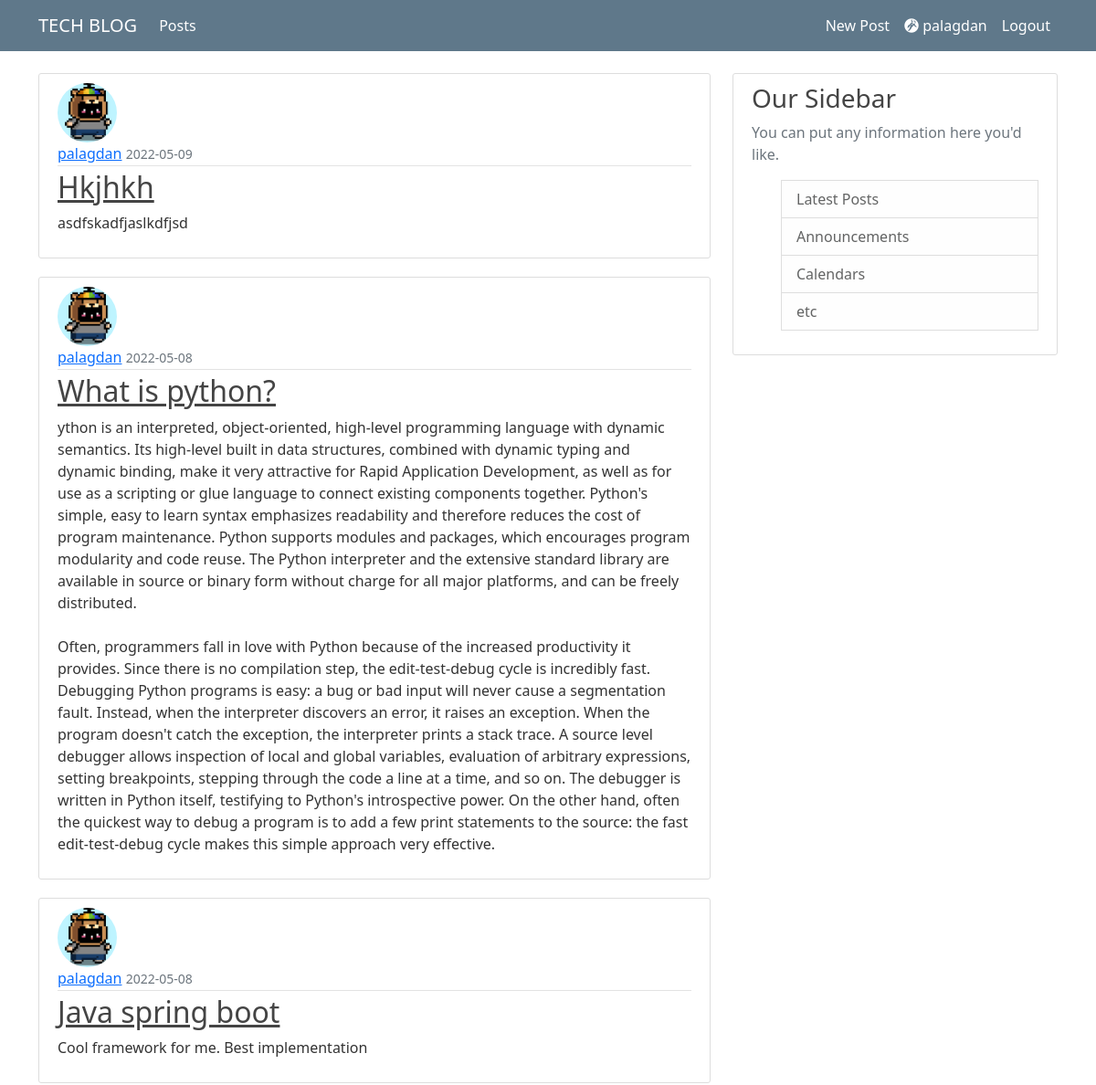
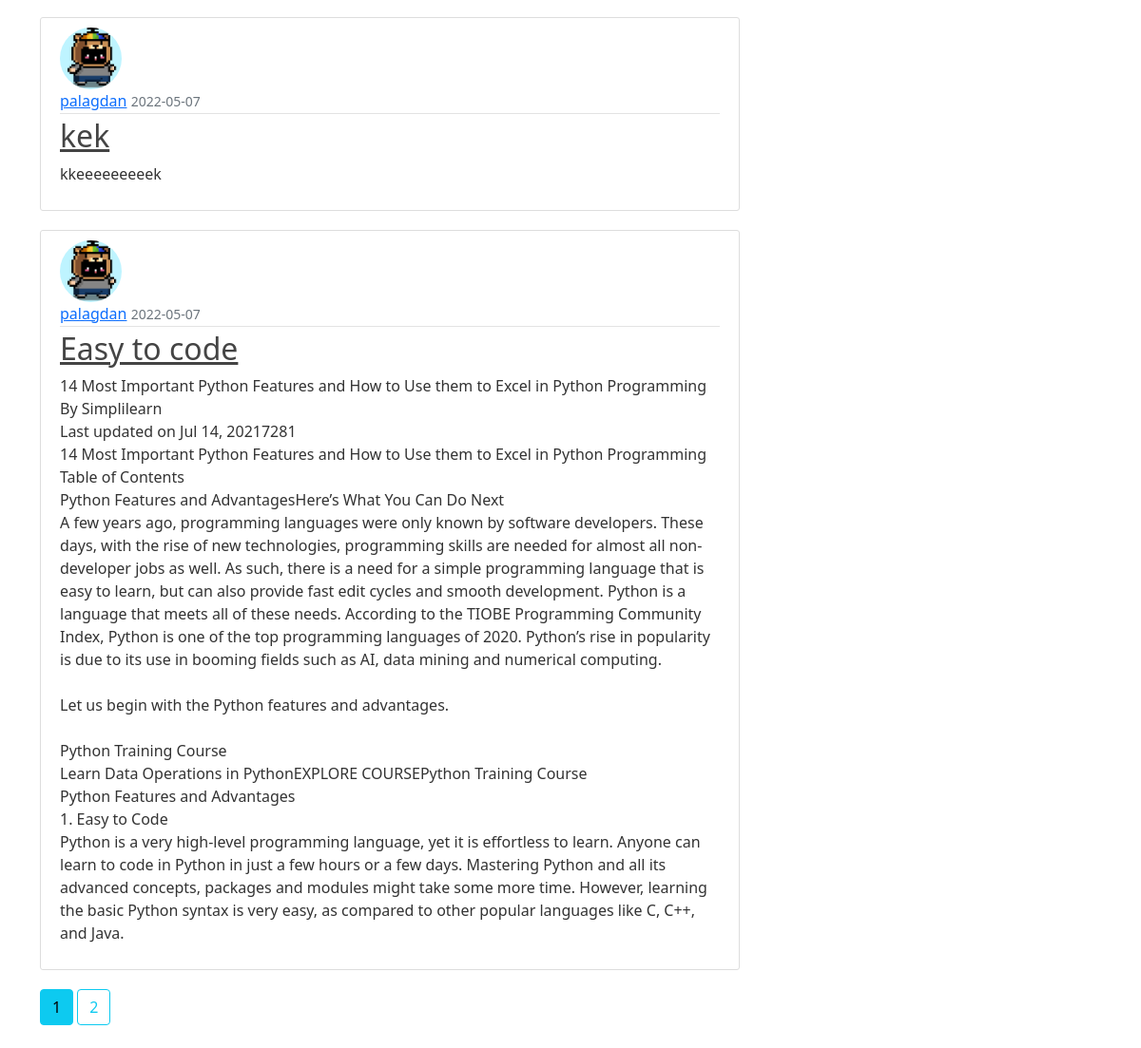
Page /user/palagdan (signed in) on the committed database (2 pictures, top to bottom).
### blog/models.py (models this page shows, shortened)
class User(db.Model, UserMixin):
    id = db.Column(db.Integer(), primary_key=True)
    username = db.Column(db.String(length=30), nullable=False, unique=True)
    email = db.Column(db.String(length=100), nullable=False, unique=True)
    image_file = db.Column(db.String(length=20), nullable=False, default='default.jpg')
    password = db.Column(db.String(length=60), nullable=False)
    posts = db.relationship('Post', backref='author', lazy=True)
    @property
    def passwordHash(self):
        return self.password

class Post(db.Model):
    id = db.Column(db.Integer(), primary_key=True)
    title = db.Column(db.String(length=50), nullable=False)
    content = db.Column(db.String(length=5000), nullable=False)
    date_posted = db.Column(db.DateTime, nullable=False, default=datetime.utcnow)
    owner = db.Column(db.Integer(), db.ForeignKey('user.id'), nullable=False)

### blog/users/routes.py (the view)
@users.route("/user/<string:username>")
@login_required
def username_page(username):
    page = request.args.get('page', 1, type=int)
    user = User.query.filter_by(username=username).first_or_404()
    posts = Post.query.filter_by(author=user) \
        .order_by(Post.date_posted.desc()) \
        .paginate(page=page, per_page=5)
    return render_template('user_posts.html', posts=posts, user=user)

### blog/models.py (called while the page is built)
@login_manager.user_loader
def load_user(user_id):
    return User.query.get(int(user_id))

### blog/templates/user_posts.html (shortened to what this page needs)
{% extends 'based.html' %}
{% block content %}
    {% for post in posts.items %}
        <article class="media content-section">
            <img src="{{ url_for('static', filename='images/' + post.author.image_file) }}" alt="" class="rounded-circle article-img">
            <div class="media-body">
                <div class="article-metadata">
                     <a class="mr-2" href="{{ url_for('users.username_page', username=post.author.username) }}">{{ post.author.username }}</a>
                    <small class="text-muted">{{ post.date_posted.strftime('%Y-%m-%d') }}</small>
                </div>
                <h2><a href="{{ url_for('posts.post', post_id=post.id) }}" class="article-title"> {{ post.title }}</a></h2>
                <p class="article-content"> {{ post.content }}</p>
            </div>
        </article>
        {% endfor %}
        {% for page_num in posts.iter_pages(left_edge=1, right_edge=1,left_current=1,right_current=2) %}
            {% if page_num %}
                {% if posts.page == page_num %}
                    <a href="{{ url_for('users.username_page', username=user.username)}}" class="btn btn-info mb-4">{{ page_num }}</a>
                    {% else %}
                    <a href="{{ url_for('users.username_page', username=user.username)}}" class="btn btn-outline-info mb-4">{{ page_num }}</a>
                    {% endif %}
            {% endif %}
            {% endfor %}
{% endblock %}

### blog/templates/based.html (shortened to what this page needs)
<!doctype html>
<html lang="en">
   <head>
      <link href="https://cdn.jsdelivr.net/npm/bootstrap@5.1.3/dist/css/bootstrap.min.css" rel="stylesheet">
      <link rel="stylesheet" type="text/css" href="{{ url_for('static', filename='main.css') }}">
   </head>
   <body>
      <header class="site-header">
         <nav class="navbar navbar-expand-md navbar-dark bg-steel fixed-top">
            <div class="container">
               <a class="navbar-brand" href="{{ url_for('main.article_page') }}">TECH BLOG</a>
             {% if current_user.is_authenticated %}
               <div class="collapse navbar-collapse" id="navbarNav">
                  <ul class="navbar-nav mr-auto">
                     <li class="nav-item">
                        <a class="nav-link active" aria-current="page" href="{{ url_for('main.article_page') }}">Posts</a>
                     </li>
                  </ul>
               </div>
            {% endif %}
               <div>
                  {% if current_user.is_authenticated %}
                  <ul class="navbar-nav">
                     <li class="nav-item">
                        <a class="nav-link active" aria-current="page" href="{{ url_for('posts.new_post') }}">New Post</a>
                     </li>
                     <li class="nav-item">
                        <a class="nav-link active" href="{{ url_for('users.account') }}">
                        <i class="fa-brands fa-grav"></i>
                        {{ current_user.username }}
                        </a>
                     </li>
                     <li class="nav-item">
                        <a class="nav-link active" aria-current="page" href="{{ url_for('users.logout_page') }}">Logout</a>
                     </li>
                  </ul>
                  {% endif %}
               </div>
            </div>
         </nav>
      </header>
      <main role="main" class="container">
         <div class="row">
            <div class="col-md-8">
                {% block content %} {% endblock %}
            </div>
            <div class="col-md-4">
                <div class="content-section">
                    <h3>Our Sidebar</h3>
                    <p class="text-muted">You can put any information here you'd like.
                        <ul>
                            <li class="list-group-item list-group-item-light">Latest Posts</li>
                            <li class="list-group-item list-group-item-light">Announcements</li>
                            <li class="list-group-item list-group-item-light">Calendars</li>
                            <li class="list-group-item list-group-item-light">etc</li>
                        </ul>
                    </p>
                </div>
            </div>
         </div>
      </main>
   </body>
</html>

### blog/static/main.css (style rules this page uses)
body { background: white; color: #333333; margin-top: 5rem; }
h1, h2, h3, h4, h5, h6 { color: #444444; }
.bg-steel { background-color: #5f788a; }
.site-header .navbar-nav .nav-link { color: #cbd5db; }
.site-header .navbar-nav .nav-link.active { font-weight: 500; }
.content-section { background: #ffffff; padding: 10px 20px; border: 1px solid #dddddd; border-radius: 3px; margin-bottom: 20px; }
.article-title { color: #444444; }
.article-content { white-space: pre-line; }
.article-img { height: 65px; width: 65px; margin-right: 16px; }
.article-metadata { padding-bottom: 1px; margin-bottom: 4px; border-bottom: 1px solid #e3e3e3 }

### rows in the picture
User: username "palagdan"
Post: image_file (picture), author.username "palagdan", date_posted "2022-05-09", title "Hkjhkh", content "asdfskadfjaslkdfjsd"
Post: image_file (picture), author.username "palagdan", date_posted "2022-05-08", title "What is python?", content "ython is an interpreted, object-oriented, high-level programming language with dynamic semantics. Its high-level built in data structures, combined with dynamic typing and dynamic binding, make it very attractive for Rapid Application Development, as well as for use as a scripting or glue language to connect existing components together. Python's simple, easy to learn syntax emphasizes readability and therefore reduces the cost of program maintenance. Python supports modules and packages, which encourages program modularity and code reuse. The Python interpreter and the extensive standard library are available in source or binary form without charge for all major platforms, and can be…"
Post: image_file (picture), author.username "palagdan", date_posted "2022-05-08", title "Java spring boot", content "Cool framework for me. Best implementation"
Post: image_file (picture), author.username "palagdan", date_posted "2022-05-07", title "kek", content "kkeeeeeeeeek"
Post: image_file (picture), author.username "palagdan", date_posted "2022-05-07", title "Easy to code", content "14 Most Important Python Features and How to Use them to Excel in Python Programming By Simplilearn Last updated on Jul 14, 20217281 14 Most Important Python Features and How to Use them to Excel in Python Programming Table of Contents Python Features and AdvantagesHere’s What You Can Do Next A few years ago, programming languages were only known by software developers. These days, with the rise of new technologies, programming skills are needed for almost all non-developer jobs as well. As such, there is a need for a simple programming language that is easy to learn, but can also provide fast edit cycles and smooth development. Python is a language that meets all of these needs. According…"

### other values in the picture
{{ page_num }} "1"
{{ page_num }} "2"
